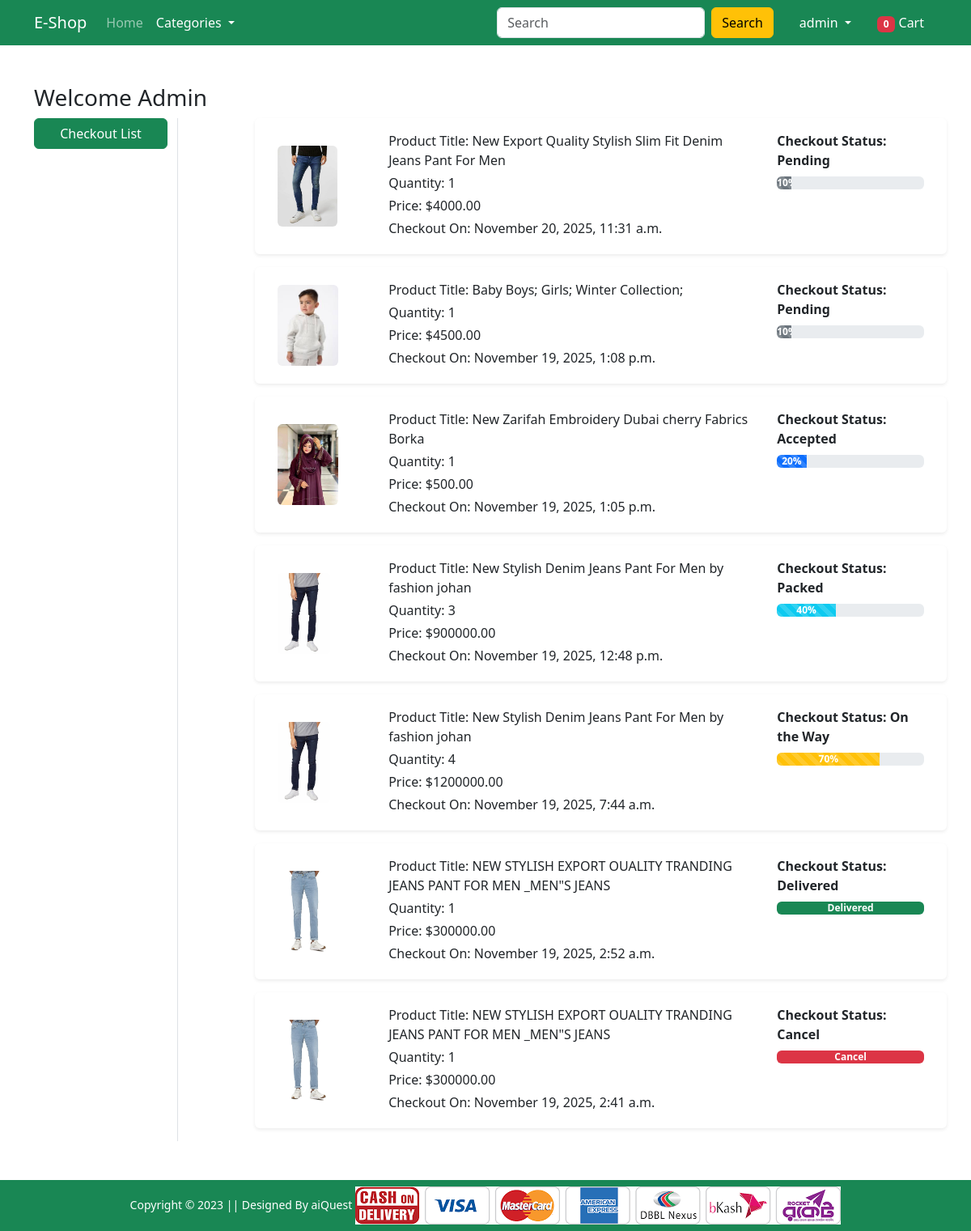
Page /checkout/checkout-list/ (signed in) on the committed database.
### checkout/models.py (models this page shows, shortened)
class Checkout(models.Model):
    STATUS_CHOICE = (
        ('Pending', 'Pending'),
        ('Accepted','Accepted'),
        ('Packed','Packed'),
        ('On the Way', 'On the Way'),
        ('Delivered','Delivered'),
        ('Cancel','Cancel'),
    )
    user = models.ForeignKey(User, on_delete=models.CASCADE)
    profile = models.ForeignKey(Profile, on_delete=models.CASCADE)
    product = models.ForeignKey(Product, on_delete=models.CASCADE)
    quantity = models.PositiveIntegerField(default=1)
    status = models.CharField(max_length=50, choices=STATUS_CHOICE, default='Pending')
    is_ordered = models.BooleanField(default=False)
    ordered_date = models.DateTimeField(auto_now_add=True)
    @property
    def total_cost(self):
        return self.quantity * self.product.sale_price

### store/models.py (models this page shows, shortened)
class Product(models.Model):
    category = models.ForeignKey(Category, on_delete=models.CASCADE)
    brand = models.ForeignKey(Brand, on_delete=models.CASCADE)
    title = models.CharField(max_length=150, unique=True)
    slug = models.SlugField(max_length=150, unique=True, null=True, blank=True)
    old_price = models.DecimalField(decimal_places=2, max_digits=10, default=1000.00)
    sale_price = models.DecimalField(decimal_places=2, max_digits=10, default=500.00)
    available_stock = models.PositiveIntegerField(validators=[MaxValueValidator(50)], default=0)
    discount_percent = models.PositiveIntegerField(validators=[MinValueValidator(0), MaxValueValidator(100)], default=0)
    keyword = models.TextField(default='N/A')
    description = models.TextField(default='N/A')
    image = models.ImageField(upload_to='products/%Y/%m/%d/')
    STATUS_CHOICES = (('ACTIVE', 'Active'), ('INACTIVE', 'Inactive'))
    status = models.CharField(max_length=8, choices=STATUS_CHOICES, default='ACTIVE')
    created_date = models.DateTimeField(auto_now_add=True)
    updated_date = models.DateTimeField(auto_now=True)
    class Meta:
        ordering = ['id']
        verbose_name_plural = '03. Products'

### checkout/views.py (the view)
# urls.py: path('checkout-list/', CheckoutListView.as_view(), name='checkout-list'),
@method_decorator(never_cache, name='dispatch')
class CheckoutListView(LoginRequiredMixin, generic.View):
    login_url = reverse_lazy('sign-in')
    def get(self, request):
        checkout_items = Checkout.objects.filter(user=request.user, is_ordered=True).order_by('-ordered_date').select_related('product', 'profile')
        grand_total = checkout_items.aggregate(total_price=Sum(F("quantity") * F("product__sale_price")))['total_price'] or 0
        logger.info(f"User {request.user.username} visited checkout list page. Orders count: {checkout_items.count()}")
        return render(request, 'checkout/checkout_list.html', {
            'checkout_items': checkout_items
        })

### cart/context_processors.py (called while the page is built)
def get_filters(request):
    if request.user.is_authenticated:
        cart_count = Cart.objects.filter(user=request.user, paid=False)
        return {
            'cart_count': cart_count.count(),
        }
    else:
        return {}

### store/context_processors.py (called while the page is built)
def get_filters(request):
    categories = Category.objects.filter(status='ACTIVE')
    return {
        'categories': categories,
    }

### templates/checkout/checkout_list.html (shortened to what this page needs)
{% extends "base.html" %}
{% block main_content %}
<div class="container my-5">
    <div class="row">
        <h3>Welcome {{ request.user.username|title }}</h3>
        <div class="col-sm-2 border-end">
            <ul class="list-unstyled">
                <li class="d-grid">
                    <a href="{% url 'checkout-list' %}" class="btn btn-success">Checkout List</a>
                </li>
            </ul>
        </div>
        <div class="col-sm-9 offset-sm-1">
            {% if checkout_items %}
                {% for checkout_item in checkout_items %}
                    <div class="row shadow-sm mb-3 p-3 rounded">
                        <div class="col-sm-2 d-flex align-items-center">
                            <img src="{{ checkout_item.product.image.url }}"
                                 class="img-fluid rounded"
                                 style="max-height: 100px;">
                        </div>
                        <div class="col-sm-7">
                            <p class="mb-1">Product Title: {{ checkout_item.product.title }}</p>
                            <p class="mb-1">Quantity: {{ checkout_item.quantity }}</p>
                            <p class="mb-1">Price: ${{ checkout_item.total_cost|floatformat:2 }}</p>
                            <p class="mb-1">Checkout On: {{ checkout_item.ordered_date|date:"F j, Y, g:i a" }}</p>
                        </div>
                        <div class="col-sm-3 fw-bold">
                            <p class="mb-2">Checkout Status: {{ checkout_item.status }}</p>
                            {% if checkout_item.status == 'Pending' %}
                                <div class="progress mb-1">
                                    <div class="progress-bar bg-secondary progress-bar-striped progress-bar-animated"
                                         style="width: 10%;">10%</div>
                                </div>
                            {% elif checkout_item.status == 'Accepted' %}
                                <div class="progress mb-1">
                                    <div class="progress-bar progress-bar-striped progress-bar-animated"
                                         style="width: 20%;">20%</div>
                                </div>
                            {% elif checkout_item.status == 'Packed' %}
                                <div class="progress mb-1">
                                    <div class="progress-bar bg-info progress-bar-striped progress-bar-animated"
                                         style="width: 40%;">40%</div>
                                </div>
                            {% elif checkout_item.status == 'On the Way' %}
                                <div class="progress mb-1">
                                    <div class="progress-bar bg-warning progress-bar-striped progress-bar-animated"
                                         style="width: 70%;">70%</div>
                                </div>
                            {% elif checkout_item.status == 'Delivered' %}
                                <div class="progress mb-1">
                                    <div class="progress-bar bg-success text-center"
                                         style="width: 100%;">Delivered</div>
                                </div>
                            {% elif checkout_item.status == 'Cancel' %}
                                <div class="progress mb-1">
                                    <div class="progress-bar bg-danger text-center"
                                         style="width: 100%;">Cancel</div>
                                </div>
                            {% endif %}
                        </div>
                    </div>
                {% endfor %}
            {% else %}
                <h4>No Checkout Found</h4>
            {% endif %}
        </div>
    </div>
</div>
{% endblock main_content %}

### templates/base.html (shortened to what this page needs)
<!doctype html>
{% load static %}
<html lang="en">
<head>
    <link href="https://cdn.jsdelivr.net/npm/bootstrap@5.3.8/dist/css/bootstrap.min.css" rel="stylesheet">
    <link rel="stylesheet" href="{% static 'assets/css/owl.carousel.min.css' %}">
    <link rel="stylesheet" href="https://cdnjs.cloudflare.com/ajax/libs/font-awesome/6.5.0/css/all.min.css"/>
    <link rel="stylesheet" href="https://cdn.jsdelivr.net/npm/bootstrap-icons@1.11.0/font/bootstrap-icons.css">
    <link rel="stylesheet" href="{% static 'assets/css/style.css' %}">
    <link rel="stylesheet" href="{% static 'assets/css/main.css' %}">
</head>
<body>
    <nav class="navbar navbar-expand-lg navbar-dark bg-success sticky-top">
        <div class="container">
            <a class="navbar-brand" href="{% url 'home' %}">E-Shop</a>
            <div class="collapse navbar-collapse" id="navbarContent">
                <ul class="navbar-nav me-auto mb-2 mb-lg-0">
                    <li class="nav-item">
                        <a class="nav-link {% if request.resolver_match.url_name == 'home' %}active{% endif %}"
                        href="{% url 'home' %}">Home</a>
                    </li>
                    <li class="nav-item dropdown">
                        <a class="nav-link dropdown-toggle text-white
                            {% if request.resolver_match.url_name == 'category-product' %}active{% endif %}"
                            href="#" id="catDrop" role="button" data-bs-toggle="dropdown">
                            Categories
                        </a>
                    </li>
                </ul>
                <form class="d-flex me-3" method="POST" action="{% url 'search-product' %}">
                    <input class="form-control me-2" type="search" name="q" placeholder="Search">
                    <button class="btn btn-warning" type="submit">Search</button>
                </form>
                <ul class="navbar-nav mb-2 mb-lg-0">
                    <li class="nav-item dropdown mx-2">
                        <a class="nav-link dropdown-toggle text-white
                            {% if request.resolver_match.url_name in 'profile order password-change sign-in sign-up' %}active{% endif %}"
                        href="#" id="profileDrop" role="button" data-bs-toggle="dropdown">
                            {{ request.user.username|default:"Profile" }}
                        </a>
                    </li>
                    <li class="nav-item mx-2">
                        {% if request.user.is_authenticated %}
                            <a href="{% url 'cart-detail' %}" class="nav-link text-white
                                {% if request.resolver_match.url_name == 'cart-detail' %}active{% endif %}">
                                <span class="badge bg-danger" id="cart-count">{{ cart_count|default:"0" }}</span>
                                Cart
                            </a>
                        {% else %}
                            <a href="{% url 'sign-in' %}" class="nav-link text-white">
                                <span class="badge bg-danger">0</span> Cart
                            </a>
                        {% endif %}
                    </li>
                </ul>
            </div>
        </div>
    </nav>
    {% block main_content %}{% endblock %}
    <footer class="container-fluid bg-success text-center p-2 mt-5">
        <small class="text-white">Copyright &copy; 2023 || Designed By aiQuest</small>
        <img src="{% static 'assets/images/paymentlogo.png' %}" class="img-fluid" height="2px">
    </footer>
</body>
</html>

### rows in the picture
Checkout: product.image (picture), product "New Export Quality Stylish Slim Fit Denim Jeans Pant For Men", quantity "1", total_cost "4000.00", ordered_date "November 20, 2025, 11:31 a.m.", status "Pending", shows "10%"
Checkout: product.image (picture), product "Baby Boys; Girls; Winter Collection;", quantity "1", total_cost "4500.00", ordered_date "November 19, 2025, 1:08 p.m.", status "Pending", shows "10%"
Checkout: product.image (picture), product "New Zarifah Embroidery Dubai cherry Fabrics Borka", quantity "1", total_cost "500.00", ordered_date "November 19, 2025, 1:05 p.m.", status "Accepted", shows "20%"
Checkout: product.image (picture), product "New Stylish Denim Jeans Pant For Men by fashion johan", quantity "3", total_cost "900000.00", ordered_date "November 19, 2025, 12:48 p.m.", status "Packed", shows "40%"
Checkout: product.image (picture), product "New Stylish Denim Jeans Pant For Men by fashion johan", quantity "4", total_cost "1200000.00", ordered_date "November 19, 2025, 7:44 a.m.", status "On the Way", shows "70%"
Checkout: product.image (picture), product "NEW STYLISH EXPORT OUALITY TRANDING JEANS PANT FOR MEN _MEN\"S JEANS", quantity "1", total_cost "300000.00", ordered_date "November 19, 2025, 2:52 a.m.", status "Delivered"
Checkout: product.image (picture), product "NEW STYLISH EXPORT OUALITY TRANDING JEANS PANT FOR MEN _MEN\"S JEANS", quantity "1", total_cost "300000.00", ordered_date "November 19, 2025, 2:41 a.m.", status "Cancel"

### other values in the picture
{{ request.user.username|default:"Profile" }} "admin"
{{ cart_count|default:"0" }} "0"
{{ request.user.username|title }} "Admin"
